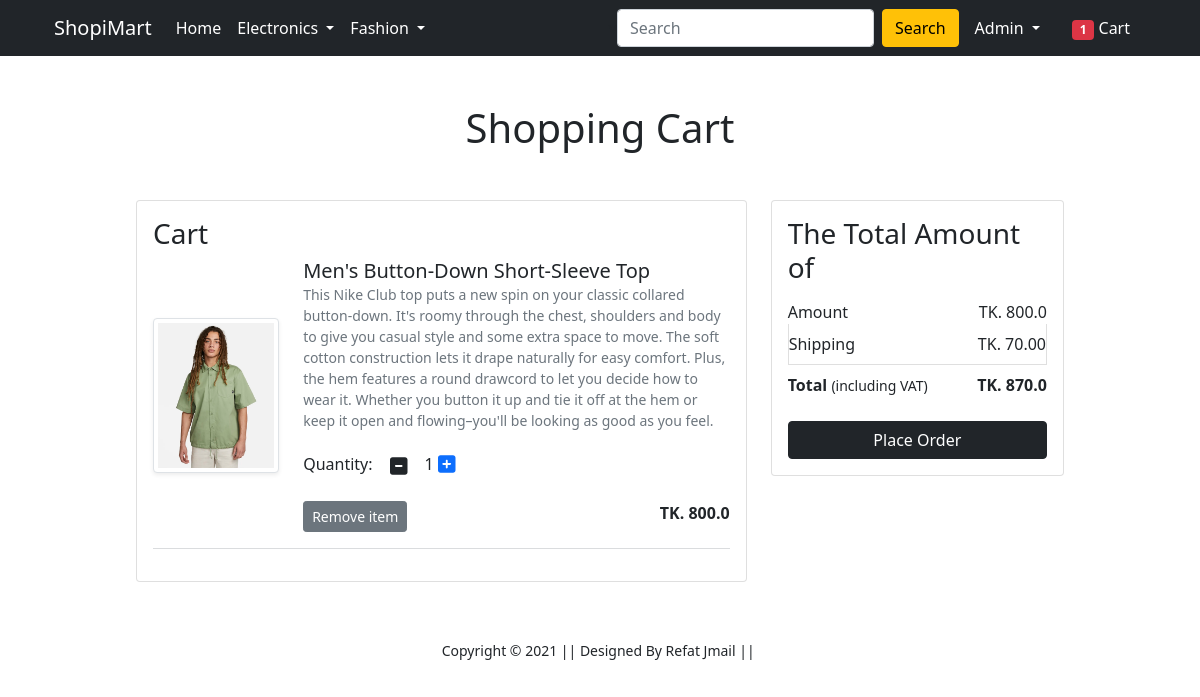
The app's page /cart/ (signed in) with its own data.
### app/models.py (models this page shows, shortened)
class Cart(models.Model):
    user = models.ForeignKey(User, on_delete=models.CASCADE)
    product = models.ForeignKey(Product, on_delete=models.CASCADE)
    quantity = models.PositiveIntegerField(default=1)

class Product(models.Model):
    title = models.CharField(max_length=100)
    selling_price = models.FloatField()
    discounted_price = models.FloatField()
    discription = models.TextField()
    brand = models.CharField(max_length=100)
    category = models.CharField(choices=CATEGORY_CHOICES, max_length=2)
    product_img =models.ImageField(upload_to='productimg')

### app/views.py (the view)
# urls.py: path('cart/', views.show_cart, name='show-cart'),
@login_required
def show_cart(request):
    if request.user.is_authenticated:
        user = request.user
        carts = Cart.objects.filter(user=user)
        amount = 0.0
        shipping_amount = 70.0
        cart_product = [p for p in Cart.objects.all() if p.user == user]
        totalitem = 0
        if request.user.is_authenticated:
            totalitem = len(Cart.objects.filter(user=request.user))
        if cart_product:
            for p in cart_product:
                temp_amount = (p.quantity * p.product.discounted_price)
                amount += temp_amount
        if amount == 0:
            total_amount = 0.0
        else:
            total_amount = shipping_amount + amount
    context={'carts': carts, 'amount':amount, 'total_amount':total_amount, 'totalitem':totalitem}
    return render(request, 'app/addtocart.html', context)

### app/templates/app/addtocart.html (shortened to what this page needs)
{% extends 'app/base.html' %}
{% load static %}
{% block main-content %}
<div class="container my-5">
 <div class="row">
  <h1 class="text-center mb-5">Shopping Cart</h1>
  <div class="col-sm-8">
  <div class="card">
   <div class="card-body">
    <h3>Cart</h3>
{% if carts %}
    {% for cart in carts %}
    <div class="row">
     <div class="col-sm-3 text-center align-self-center"><img src="{{cart.product.product_img.url}}" alt="" srcset="" class="img-fluid img-thumbnail shadow-sm" height="150" width="150"> </div>
     <div class="col-sm-9">
      <div>
      <a href="{% url 'product-detail' cart.product.id %}" class="h5 text-dark text-decoration-none">{{cart.product.title}}</a>
       <p class="mb-2 text-muted small">{{cart.product.discription}}</p>
       <div class="my-3">
        <label for="quantity">Quantity:</label>
        <a class="minus-cart btn" pid="{{cart.product.id}}"><i class="fas fa-minus-square fa-lg"></i></a>
          <span id="quantity">{{cart.quantity}}</span>
        <a class="plus-cart" btn pid="{{cart.product.id}}"><i class="fas fa-plus-square fa-lg"></i></a>
       </div>
       <div class="d-flex justify-content-between">
        <a href="{% url 'remove_from_cart' cart.id %}" class="btn btn-sm btn-secondary mr-3">Remove item </a>
        <p class="mb-0"><span><strong>TK. {{cart.product.discounted_price}}</strong></span></p>
       </div>
      </div>
     </div>
    </div>
    <hr class="text-muted">
    {% endfor %}
    {% else %}
        <img src="{% static 'app/images/emptycart.png' %}" class="d-block w-10" alt="...">
    {% endif %}
   </div>
   </div>
  </div>
  <div class="col-sm-4">
   <div class="card">
    <div class="card-body">
      <h3>The Total Amount of</h3>
      <ul class="list-group">
       <li class="list-group-item d-flex justify-content-between align-items-center border-0 px-0 pb-0">Amount<span id="amount">TK. {{amount}}</span></li>
       <li class="list-group-item d-flex justify-content-between align-items-center px-0">Shipping<span>TK. 70.00</span></li>
       <li class="list-group-item d-flex justify-content-between align-items-center border-0 px-0 mb-3">
        <div>
           <strong>Total</strong> <small>(including VAT)</small>
         </div>
         <span><strong id="total_amount">TK. {{total_amount}}</strong></span>
       </li>
      </ul>
      <div class="d-grid"><a href="{% url 'checkout' %}" class="btn btn-dark">Place Order</a></div>
    </div>
   </div>
  </div>
 </div>
</div>
{% endblock main-content %}

### app/templates/app/base.html (shortened to what this page needs)
<!doctype html>
{% load static %}
<html lang="en">
  <head>
    <link href="https://cdn.jsdelivr.net/npm/bootstrap@5.0.0-beta1/dist/css/bootstrap.min.css" rel="stylesheet">
    <link rel="stylesheet" href="{% static 'app/css/owl.carousel.min.css' %}">
    <link rel="stylesheet" href="{% static 'app/css/all.min.css' %}">
    <link rel="stylesheet" href="{% static 'app/css/style.css' %}">
  </head>
  <body>
    <div class="container-fluid my-auto mx-auto">
      <div class="row">
        <div class="col-sm-1">
        </div>
        <div class="col-sm-10">
    <nav class="navbar navbar-expand-lg navbar-dark bg-dark fixed-top">
     <div class="container">
       <a class="navbar-brand" href="/">ShopiMart</a>
       <div class="collapse navbar-collapse" id="navbarSupportedContent">
         <ul class="navbar-nav me-auto mb-2 mb-lg-0">
           <li class="nav-item">
             <a class="nav-link active" aria-current="page" href="/">Home</a>
           </li>
           <li class="nav-item dropdown">
             <a class="nav-link dropdown-toggle text-white" href="#" id="electronicsDropdown" role="button" data-bs-toggle="dropdown" aria-expanded="false">
               Electronics
             </a>
           </li>
           <li class="nav-item dropdown">
             <a class="nav-link dropdown-toggle text-white" href="#" id="fashionDropdown" role="button" data-bs-toggle="dropdown" aria-expanded="false">
               Fashion
             </a>
           </li>
         </ul>v
         <form class="d-flex">
           <input class="form-control me-2" type="search" placeholder="Search" aria-label="Search">
           <button class="btn btn-warning" type="submit">Search</button>
          </form>
         <div>
          <ul class="navbar-nav me-auto mb-2 mb-lg-0">
            {% if request.user.is_authenticated %}
           <li class="nav-item dropdown mx-2">
              <a class="nav-link dropdown-toggle text-white" href="#" id="profileDropdown" role="button" data-bs-toggle="dropdown" aria-expanded="false">
                {{user.username|capfirst}}
              </a>
            </li>
            <li class="nav-item mx-2">
             <a href="{% url 'show-cart' %}" class="nav-link text-white"><span class="badge bg-danger">{{totalitem}} </span> Cart </a>
            </li>
            {% endif %}
          </ul>
         </div>
       </div>
     </div>
    </nav>
    <div class="pt-5 my-2">
      {% block main-content %} {% endblock main-content %}
    </div>
    <footer class="container-fluid bg-white text-center p-2 mt-5">
        <small class="text-dark">Copyright &copy; 2021 || Designed By Refat Jmail || </small>
    </footer>
  </div>
  <div class="col-sm-1">
  </div>
  </body>
</html>

### records on screen
Cart: product.product_img (picture), product "Men's Button-Down Short-Sleeve Top", product.discription "This Nike Club top puts a new spin on your classic collared button-down. It's roomy through the chest, shoulders and body to give you casual style and some extra space to move. The soft cotton construction lets it drape naturally for easy comfort. Plus, the hem features a round drawcord to let you decide how to wear it. Whether you button it up and tie it off at the hem or keep it open and flowing–you'll be looking as good as you feel.", quantity "1", product.discounted_price "800.0"

### other values on screen
{{ user.username|capfirst }} "Admin"
{{ totalitem }} "1"
{{ amount }} "800.0"
{{ total_amount }} "870.0"
